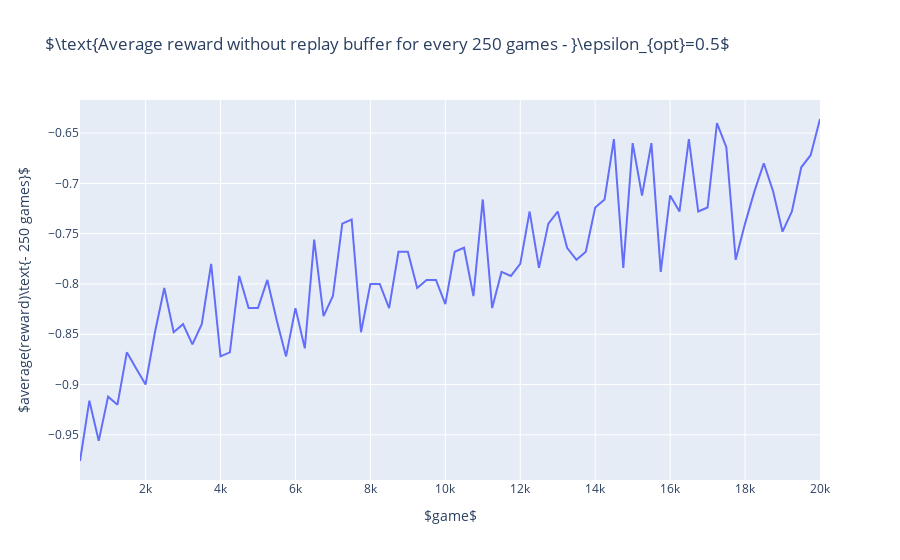

The code cell stored with this chart in its notebook:
### Code cell
fig = go.Figure()

fig.add_trace(go.Scatter(x=x, y=rewards, mode='lines'))

fig.update_layout(
    title=r'$\text{Average reward without replay buffer for every %d games - }\epsilon_{opt}=0.5$' % averaging_steps,
    xaxis_title=r'$game$',
    yaxis_title=r'$average(reward)\text{- %d games}$' % (averaging_steps),
)

fig.show()

### Figure 1 — Plotly figure (JSON) as saved in the notebook; plotly's stock layout.template omitted (floating-point values rounded to 4 significant figures)
{"data": [{"mode": "lines", "type": "scatter", "x": [249, 499, 749, 999, 1249, 1499, 1749, 1999, 2249, 2499, 2749, 2999, 3249, 3499, 3749, 3999, 4249, 4499, 4749, 4999, 5249, 5499, 5749, 5999, 6249, 6499, 6749, 6999, 7249, 7499, 7749, 7999, 8249, 8499, 8749, 8999, 9249, 9499, 9749, 9999, 10249, 10499, 10749, 10999, 11249, 11499, 11749, 11999, 12249, 12499, 12749, 12999, 13249, 13499, 13749, 13999, 14249, 14499, 14749, 14999, 15249, 15499, 15749, 15999, 16249, 16499, 16749, 16999, 17249, 17499, 17749, 17999, 18249, 18499, 18749, 18999, 19249, 19499, 19749, 19999], "y": [-0.976, -0.916, -0.956, -0.912, -0.92, -0.868, -0.884, -0.9, -0.848, -0.804, -0.848, -0.84, -0.86, -0.84, -0.78, -0.872, -0.868, -0.792, -0.824, -0.824, -0.796, -0.836, -0.872, -0.824, -0.864, -0.756, -0.832, -0.812, -0.74, -0.736, -0.848, -0.8, -0.8, -0.824, -0.768, -0.768, -0.804, -0.796, -0.796, -0.82, -0.768, -0.764, -0.812, -0.716, -0.824, -0.788, -0.792, -0.78, -0.728, -0.784, -0.74, -0.728, -0.764, -0.776, -0.768, -0.724, -0.716, -0.656, -0.784, -0.66, -0.712, -0.66, -0.788, -0.712, -0.728, -0.656, -0.728, -0.724, -0.64, -0.664, -0.776, -0.74, -0.708, -0.68, -0.708, -0.748, -0.728, -0.684, -0.672, -0.636]}], "layout": {"title": {"text": "$\\text{Average reward without replay buffer for every 250 games - }\\epsilon_{opt}=0.5$"}, "xaxis": {"title": {"text": "$game$"}}, "yaxis": {"title": {"text": "$average(reward)\\text{- 250 games}$"}}}}
